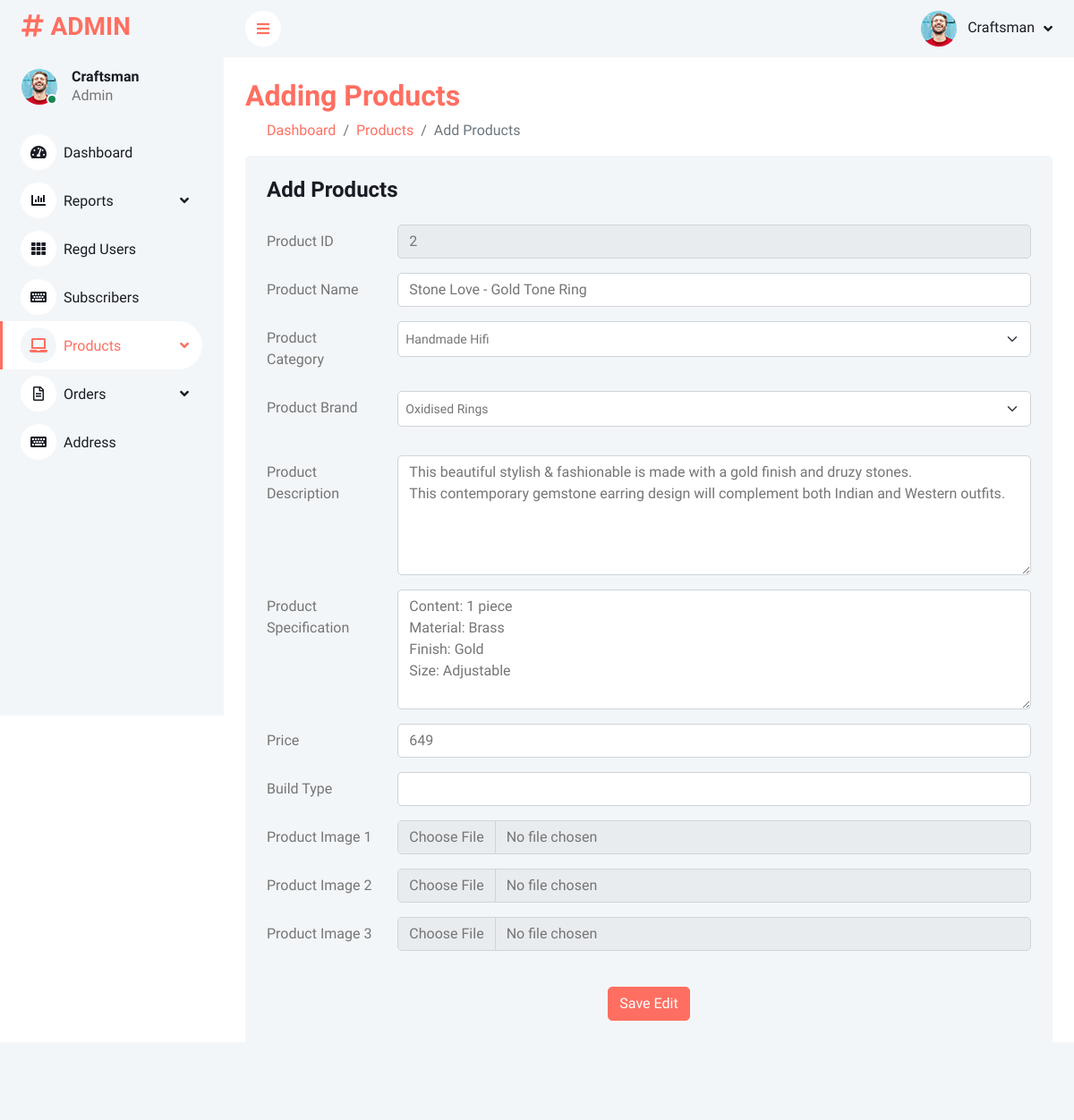
The page /admin/editeproduct.php?product_id=2 on the database its author committed.
### tables this page shows
CREATE TABLE `product` (
  `product_id` int(11) NOT NULL,
  `name` text NOT NULL,
  `description` text NOT NULL,
  `specification` text NOT NULL,
  `brand` text NOT NULL,
  `price` int(11) NOT NULL,
  `category` text NOT NULL,
  `build_type` text NOT NULL,
  `image1` text NOT NULL,
  `image2` text NOT NULL,
  `image3` text NOT NULL
);

### admin/editeproduct.php (the view, shortened to what this page needs)
<?php
$con=mysqli_connect("localhost","root","","Craftsea");
$product_id=$_GET['product_id'];
?>
<!DOCTYPE html>
<html lang="en">
<head>
      <link href="https://cdnjs.cloudflare.com/ajax/libs/font-awesome/5.10.0/css/all.min.css" rel="stylesheet">
      <link href="https://cdn.jsdelivr.net/npm/bootstrap-icons@1.4.1/font/bootstrap-icons.css" rel="stylesheet">
      <link href="lib/owlcarousel/assets/owl.carousel.min.css" rel="stylesheet">
      <link href="lib/tempusdominus/css/tempusdominus-bootstrap-4.min.css" rel="stylesheet" />
      <link href="css/bootstrap.min.css" rel="stylesheet">
      <link href="css/style.css" rel="stylesheet">
</head>
<body>
      <div class="container-fluid position-relative bg-white d-flex p-0">
            <div class="sidebar pe-4 pb-3">
                  <nav class="navbar bg-light navbar-light">
                        <a href="index.php" class="navbar-brand mx-4 mb-3">
                              <h3 class="text-primary"><i class="fa fa-hashtag me-2"></i>ADMIN</h3>
                        </a>
                        <div class="d-flex align-items-center ms-4 mb-4">
                              <div class="position-relative">
                                    <img class="rounded-circle" src="img/user.jpg" alt="" style="width: 40px; height: 40px;">
                                    <div
                                          class="bg-success rounded-circle border border-2 border-white position-absolute end-0 bottom-0 p-1">
                                    </div>
                              </div>
                              <div class="ms-3">
                                    <h6 class="mb-0">Craftsman</h6>
                                    <span>Admin</span>
                              </div>
                        </div>
                        <div class="navbar-nav w-100">
                              <a href="index.php" class="nav-item nav-link"><i
                                          class="fa fa-tachometer-alt me-2"></i>Dashboard</a>
                              <div class="nav-item dropdown">
                                    <a href="#" class="nav-link dropdown-toggle" data-bs-toggle="dropdown"><i
                                                class="fa fa-chart-bar me-2"></i>Reports</a>
                              </div>
                              <a href="regusers.php" class="nav-item nav-link"><i class="fa fa-th me-2"></i>Regd
                                    Users</a>
                              <a href="subscribers.php" class="nav-item nav-link"><i
                                          class="fa fa-keyboard me-2"></i>Subscribers</a>
                              <div class="nav-item dropdown">
                                    <a href="#" class="nav-link active dropdown-toggle" data-bs-toggle="dropdown"><i
                                                class="fa fa-laptop me-2"></i>Products</a>
                              </div>
                              <div class="nav-item dropdown">
                                    <a href="#" class="nav-link dropdown-toggle" data-bs-toggle="dropdown"><i
                                                class="far fa-file-alt me-2"></i>Orders</a>
                              </div>
                              <a href="shipaddress.php" class="nav-item nav-link"><i class="fa fa-keyboard me-2"></i>Address</a>
                        </div>
                  </nav>
            </div>
            <div class="content">
                  <nav class="navbar navbar-expand bg-light navbar-light sticky-top px-4 py-0">
                        <a href="#" class="sidebar-toggler flex-shrink-0">
                              <i class="fa fa-bars"></i>
                        </a>
                        <div class="navbar-nav align-items-center ms-auto">
                              <div class="nav-item dropdown">
                                    <a href="#" class="nav-link dropdown-toggle" data-bs-toggle="dropdown">
                                          <img class="rounded-circle me-lg-2" src="img/user.jpg" alt=""
                                                style="width: 40px; height: 40px;">
                                          <span class="d-none d-lg-inline-flex">Craftsman</span>
                                    </a>
                              </div>
                        </div>
                  </nav>
            <div class="container-fluid pt-4 px-4">
                  <div class="row g-4">
                        <div class="col-sm-12 col-xl-12">
                              <h2 style="color:#FF6F61  ;">
                                    Adding Products
                              </h2>
                              <div class="breadcrumb-wrap">
                                    <div class="container-fluid">
                                          <ul class="breadcrumb">
                                                <li class="breadcrumb-item">
                                                      <a href="dashboard.html">Dashboard</a>
                                                </li>
                                                <li class="breadcrumb-item"><a href="dashboard.html">Products</a></li>
                                                <li class="breadcrumb-item active">Add Products</li>
                                          </ul>
                                    </div>
                              </div>
                              <div class="bg-light rounded h-100 p-4">
                                    <h4 class="mb-4">Add Products</h4>
                                    <?php
                                        $stmt=mysqli_prepare($con,"SELECT * FROM product WHERE product_id=?");
                                        mysqli_stmt_bind_param($stmt,"i",$product_id);
                                        mysqli_stmt_execute($stmt);
                                        $result=mysqli_stmt_get_result($stmt);
                                        while($row = mysqli_fetch_assoc($result))
                                        {
                                    ?>
                                    <form method="get" action="editeproduct.php?product_id=1">
                                            <div class="row mb-3">
                                                <label for="product_id" class="col-sm-2 col-form-label">Product ID</label>
                                                <div class="col-sm-10">
                                                      <input type="text" readonly value="<?php echo htmlspecialchars($row['product_id']);?>" class="form-control" name="product_id" id="product_id">
                                                </div>
                                          </div>
                                          <div class="row mb-3">
                                                <label for="productname" class="col-sm-2 col-form-label">Product Name</label>
                                                <div class="col-sm-10">
                                                      <input type="text" value="<?php echo htmlspecialchars($row['name']);?>" class="form-control" name="productname" id="productname">
                                                </div>
                                          </div>
                                          <div class="row mb-3">
                                                <label for="category" class="col-sm-2 col-form-label">Product Category</label>
                                                <div class="col-sm-10">
                                                      <select class="form-select form-select-sm mb-3" style="height: 40px;" aria-label=".form-select-sm example" id="category" name="category">
                                                            <option value="Handmade_Hifi">Handmade Hifi</option>
                                                      </select>
                                                </div>
                                          </div>
                                          <div class="row mb-3">
                                                <label for="brand" class="col-sm-2 col-form-label">Product Brand</label>
                                                <div class="col-sm-10">
                                                      <select class="form-select form-select-sm mb-3" style="height: 40px;" aria-label=".form-select-sm example" id="brand" name="brand">
                                                            <option value="Oxidised_Rings">Oxidised Rings</option>
                                                      </select>
                                                </div>
                                          </div>
                                          <div class="row mb-3">
                                                <label for="description" class="col-sm-2 col-form-label">Product Description</label>
                                                <div class="col-sm-10">
                                                      <textarea name="description" id="description" class="form-control" cols="30" rows="5"><?php echo htmlspecialchars($row['description']);?></textarea>
                                                </div>
                                          </div>
                                          <div class="row mb-3">
                                                <label for="specification" class="col-sm-2 col-form-label">Product Specification</label>
                                                <div class="col-sm-10">
                                                      <textarea name="specification" id="specification" class="form-control" cols="30" rows="5"><?php echo htmlspecialchars($row['specification']);?></textarea>
                                                </div>
                                          </div>
                                          <div class="row mb-3">
                                                <label for="price" class="col-sm-2 col-form-label">Price</label>
                                                <div class="col-sm-10">
                                                      <input type="number" value="<?php echo htmlspecialchars($row['price']);?>" class="form-control" id="price" name="price">
                                                </div>
                                          </div>
                                          <div class="row mb-3">
                                                <label for="buildtype" class="col-sm-2 col-form-label">Build Type</label>
                                                <div class="col-sm-10">
                                                      <input type="text" value="<?php echo htmlspecialchars($row['build_type']);?>" class="form-control" id="buildtype" name="buildtype">
                                                </div>
                                          </div>
                                          <div class="row mb-3">
                                                <label for="formFile1" class="col-sm-2 col-form-label">Product Image 1</label>
                                                <div class="col-sm-10">
                                                      <input class="form-control" value="<?php echo htmlspecialchars($row['image1']);?>" name="image1" type="file" accept="image/png, image/jpg, image/jpeg" id="formFile1">
                                                </div>
                                          </div>
                                          <div class="row mb-3">
                                                <label for="formFile2" class="col-sm-2 col-form-label">Product Image 2</label>
                                                <div class="col-sm-10">
                                                      <input class="form-control" value="<?php echo htmlspecialchars($row['image2']);?>" name="image2" type="file" accept="image/png, image/jpg, image/jpeg" id="formFile2">
                                                </div>
                                          </div>
                                          <div class="row mb-3">
                                                <label for="formFile3" class="col-sm-2 col-form-label">Product Image 3</label>
                                                <div class="col-sm-10">
                                                      <input class="form-control" value="<?php echo htmlspecialchars($row['image3']);?>" name="image3" type="file" accept="image/png, image/jpg, image/jpeg" id="image3">
                                                </div>
                                          </div>
                                          <br>
                                          <center>
                                                <button type="submit" class="btn btn-primary">Save Edit</button>
                                          </center>
                                    </form>
                                    <?php
                                        }
                                    ?>
                              </div>
                        </div>
            </div>
      </div>
</body>
</html>

### admin/css/style.css (style rules this page uses)
:root { --primary: #FF6F61; --light: #F3F6F9; --dark: #191C24; }
.btn { transition: .5s; }
.btn.btn-primary { color: #FFFFFF; }
.sidebar { position: fixed; top: 0; left: 0; bottom: 0; width: 250px; height: 100vh; overflow-y: auto; background: var(--light); transition: 0.5s; z-index: 999; }
.content { margin-left: 250px; min-height: 100vh; background: #FFFFFF; transition: 0.5s; }
@media (min-width: 992px) { .sidebar { margin-left: 0; } }
@media (min-width: 992px) { .content { width: calc(100% - 250px); } }
.sidebar .navbar .navbar-nav .nav-link { padding: 7px 20px; color: var(--dark); font-weight: 500; border-left: 3px solid var(--light); border-radius: 0 30px 30px 0; outline: none; }
.sidebar .navbar .navbar-nav .nav-link:hover, .sidebar .navbar .navbar-nav .nav-link.active { color: var(--primary); background: #FFFFFF; border-color: var(--primary); }
.sidebar .navbar .navbar-nav .nav-link i { width: 40px; height: 40px; display: inline-flex; align-items: center; justify-content: center; background: #FFFFFF; border-radius: 40px; }
.sidebar .navbar .navbar-nav .nav-link:hover i, .sidebar .navbar .navbar-nav .nav-link.active i { background: var(--light); }
.sidebar .navbar .dropdown-toggle::after { position: absolute; top: 15px; right: 15px; border: none; content: "\f107"; font-family: "Font Awesome 5 Free"; font-weight: 900; transition: .5s; }
.content .navbar .navbar-nav .nav-link { margin-left: 25px; padding: 12px 0; color: var(--dark); outline: none; }
.content .navbar .sidebar-toggler, .content .navbar .navbar-nav .nav-link i { width: 40px; height: 40px; display: inline-flex; align-items: center; justify-content: center; background: #FFFFFF; border-radius: 40px; }
.content .navbar .dropdown-toggle::after { margin-left: 6px; vertical-align: middle; border: none; content: "\f107"; font-family: "Font Awesome 5 Free"; font-weight: 900; transition: .5s; }

### rows shown on the page
product: product_id "2", productname "Stone Love - Gold Tone Ring", description "This beautiful stylish & fashionable is made with a gold finish and druzy stones. This contemporary gemstone earring design will complement both Indian and Western outfits.", specification "Content: 1 piece Material: Brass Finish: Gold Size: Adjustable", price "649"
